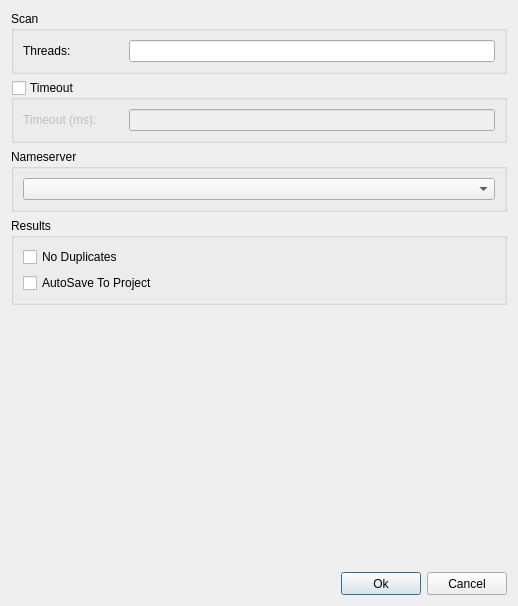
<?xml version="1.0" encoding="UTF-8"?>
<ui version="4.0">
 <class>DNSConfigDialog</class>
 <widget class="QDialog" name="DNSConfigDialog">
  <property name="geometry">
   <rect>
    <x>0</x>
    <y>0</y>
    <width>518</width>
    <height>606</height>
   </rect>
  </property>
  <property name="sizePolicy">
   <sizepolicy hsizetype="Expanding" vsizetype="Expanding">
    <horstretch>0</horstretch>
    <verstretch>0</verstretch>
   </sizepolicy>
  </property>
  <property name="minimumSize">
   <size>
    <width>0</width>
    <height>0</height>
   </size>
  </property>
  <property name="windowTitle">
   <string>Scan Configuration</string>
  </property>
  <property name="windowIcon">
   <iconset>
    <normaloff>.</normaloff>.</iconset>
  </property>
  <layout class="QVBoxLayout" name="verticalLayout">
   <item>
    <widget class="QGroupBox" name="groupBoxLookup">
     <property name="title">
      <string>Scan</string>
     </property>
     <layout class="QVBoxLayout" name="verticalLayout_2">
      <item>
       <layout class="QHBoxLayout" name="horizontalLayout">
        <item>
         <widget class="QLabel" name="label">
          <property name="minimumSize">
           <size>
            <width>100</width>
            <height>0</height>
           </size>
          </property>
          <property name="font">
           <font>
            <weight>50</weight>
            <bold>false</bold>
           </font>
          </property>
          <property name="text">
           <string>Threads:</string>
          </property>
         </widget>
        </item>
        <item>
         <widget class="QLineEdit" name="lineEditThreads"/>
        </item>
       </layout>
      </item>
     </layout>
    </widget>
   </item>
   <item>
    <widget class="QGroupBox" name="groupBoxTimeout">
     <property name="title">
      <string>Timeout</string>
     </property>
     <property name="checkable">
      <bool>true</bool>
     </property>
     <property name="checked">
      <bool>false</bool>
     </property>
     <layout class="QVBoxLayout" name="verticalLayout_9">
      <item>
       <layout class="QHBoxLayout" name="horizontalLayout_2">
        <item>
         <widget class="QLabel" name="label_2">
          <property name="minimumSize">
           <size>
            <width>100</width>
            <height>0</height>
           </size>
          </property>
          <property name="text">
           <string>Timeout (ms):</string>
          </property>
         </widget>
        </item>
        <item>
         <widget class="QLineEdit" name="lineEditTimeout"/>
        </item>
       </layout>
      </item>
     </layout>
    </widget>
   </item>
   <item>
    <widget class="QGroupBox" name="groupBoxNameserver">
     <property name="title">
      <string>Nameserver</string>
     </property>
     <layout class="QVBoxLayout" name="verticalLayout_3">
      <item>
       <widget class="QComboBox" name="comboBoxNameserver"/>
      </item>
     </layout>
    </widget>
   </item>
   <item>
    <widget class="QGroupBox" name="groupBoxResult">
     <property name="title">
      <string>Results</string>
     </property>
     <layout class="QVBoxLayout" name="verticalLayout_5">
      <item>
       <widget class="QCheckBox" name="checkBoxNoDuplicates">
        <property name="text">
         <string>No Duplicates</string>
        </property>
       </widget>
      </item>
      <item>
       <widget class="QCheckBox" name="checkBoxAutosave">
        <property name="text">
         <string>AutoSave To Project</string>
        </property>
       </widget>
      </item>
     </layout>
    </widget>
   </item>
   <item>
    <spacer name="verticalSpacer">
     <property name="orientation">
      <enum>Qt::Vertical</enum>
     </property>
     <property name="sizeHint" stdset="0">
      <size>
       <width>20</width>
       <height>294</height>
      </size>
     </property>
    </spacer>
   </item>
   <item>
    <layout class="QHBoxLayout" name="horizontalLayout_4">
     <item>
      <spacer name="horizontalSpacer">
       <property name="orientation">
        <enum>Qt::Horizontal</enum>
       </property>
       <property name="sizeHint" stdset="0">
        <size>
         <width>40</width>
         <height>20</height>
        </size>
       </property>
      </spacer>
     </item>
     <item>
      <widget class="QPushButton" name="buttonOk">
       <property name="minimumSize">
        <size>
         <width>75</width>
         <height>23</height>
        </size>
       </property>
       <property name="text">
        <string>Ok</string>
       </property>
      </widget>
     </item>
     <item>
      <widget class="QPushButton" name="buttonCancel">
       <property name="minimumSize">
        <size>
         <width>75</width>
         <height>23</height>
        </size>
       </property>
       <property name="text">
        <string>Cancel</string>
       </property>
      </widget>
     </item>
    </layout>
   </item>
  </layout>
 </widget>
 <resources/>
 <connections/>
 <buttongroups>
  <buttongroup name="buttonGroup_2"/>
  <buttongroup name="buttonGroup_3"/>
  <buttongroup name="buttonGroup"/>
 </buttongroups>
</ui>
